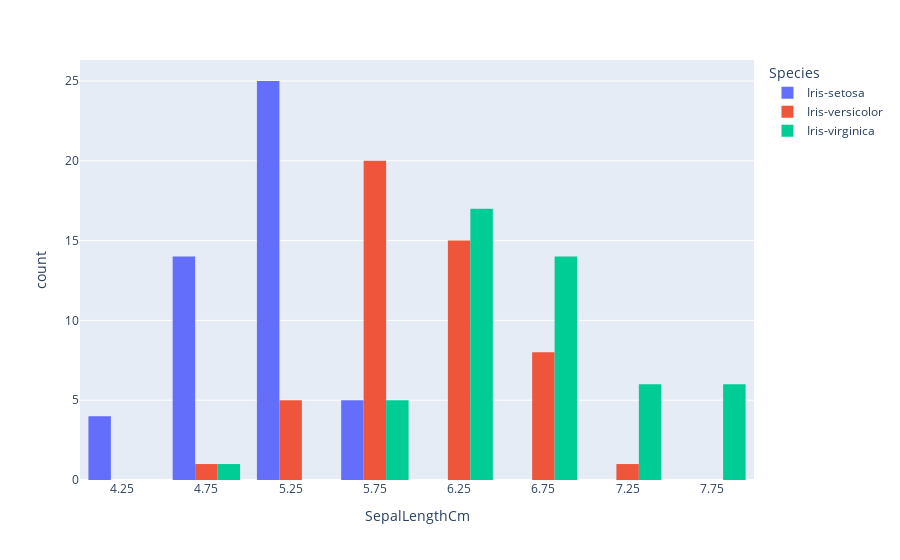

The cell this chart's notebook holds for it:
### Markdown cell above
###### Seeing the frequency of each species having various values
###### for each of the attributes : [Sepal Length, Sepal Width, Petal Length , Petal width]

### Code cell
px.histogram(df,x="SepalLengthCm", color="Species",barmode="group")

### Figure 1 — Plotly figure (JSON) as saved in the notebook; plotly's stock layout.template omitted (floating-point values rounded to 4 significant figures)
{"data": [{"alignmentgroup": "True", "bingroup": "x", "hovertemplate": "Species=Iris-setosa<br>SepalLengthCm=%{x}<br>count=%{y}<extra></extra>", "legendgroup": "Iris-setosa", "marker": {"color": "#636efa", "pattern": {"shape": ""}}, "name": "Iris-setosa", "offsetgroup": "Iris-setosa", "orientation": "v", "showlegend": true, "type": "histogram", "x": [5.1, 4.9, 4.7, 4.6, 5, 5.4, 4.6, 5, 4.4, 4.9, 5.4, 4.8, 4.8, 4.3, 5.8, 5.7, 5.4, 5.1, 5.7, 5.1, 5.4, 5.1, 4.6, 5.1, 4.8, 5, 5, 5.2, 5.2, 4.7, 4.8, 5.4, 5.2, 5.5, 5, 5.5, 4.4, 5.1, 5, 4.5, 4.4, 5, 5.1, 4.8, 5.1, 4.6, 5.3, 5], "xaxis": "x", "yaxis": "y"}, {"alignmentgroup": "True", "bingroup": "x", "hovertemplate": "Species=Iris-versicolor<br>SepalLengthCm=%{x}<br>count=%{y}<extra></extra>", "legendgroup": "Iris-versicolor", "marker": {"color": "#EF553B", "pattern": {"shape": ""}}, "name": "Iris-versicolor", "offsetgroup": "Iris-versicolor", "orientation": "v", "showlegend": true, "type": "histogram", "x": [7, 6.4, 6.9, 5.5, 6.5, 5.7, 6.3, 4.9, 6.6, 5.2, 5, 5.9, 6, 6.1, 5.6, 6.7, 5.6, 5.8, 6.2, 5.6, 5.9, 6.1, 6.3, 6.1, 6.4, 6.6, 6.8, 6.7, 6, 5.7, 5.5, 5.5, 5.8, 6, 5.4, 6, 6.7, 6.3, 5.6, 5.5, 5.5, 6.1, 5.8, 5, 5.6, 5.7, 5.7, 6.2, 5.1, 5.7], "xaxis": "x", "yaxis": "y"}, {"alignmentgroup": "True", "bingroup": "x", "hovertemplate": "Species=Iris-virginica<br>SepalLengthCm=%{x}<br>count=%{y}<extra></extra>", "legendgroup": "Iris-virginica", "marker": {"color": "#00cc96", "pattern": {"shape": ""}}, "name": "Iris-virginica", "offsetgroup": "Iris-virginica", "orientation": "v", "showlegend": true, "type": "histogram", "x": [6.3, 5.8, 7.1, 6.3, 6.5, 7.6, 4.9, 7.3, 6.7, 7.2, 6.5, 6.4, 6.8, 5.7, 5.8, 6.4, 6.5, 7.7, 7.7, 6, 6.9, 5.6, 7.7, 6.3, 6.7, 7.2, 6.2, 6.1, 6.4, 7.2, 7.4, 7.9, 6.4, 6.3, 6.1, 7.7, 6.3, 6.4, 6, 6.9, 6.7, 6.9, 6.8, 6.7, 6.7, 6.3, 6.5, 6.2, 5.9], "xaxis": "x", "yaxis": "y"}], "layout": {"barmode": "group", "legend": {"title": {"text": "Species"}, "tracegroupgap": 0}, "margin": {"t": 60}, "xaxis": {"anchor": "y", "domain": [0, 1], "title": {"text": "SepalLengthCm"}}, "yaxis": {"anchor": "x", "domain": [0, 1], "title": {"text": "count"}}}}
